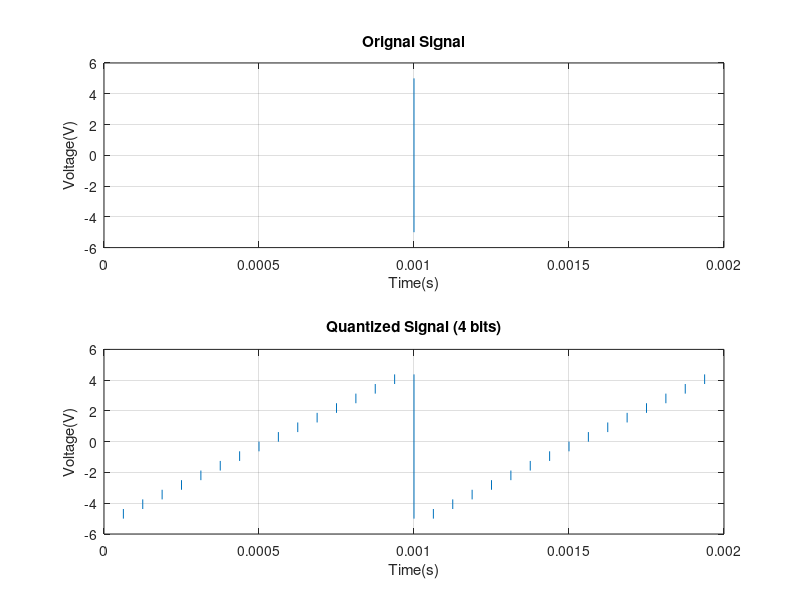
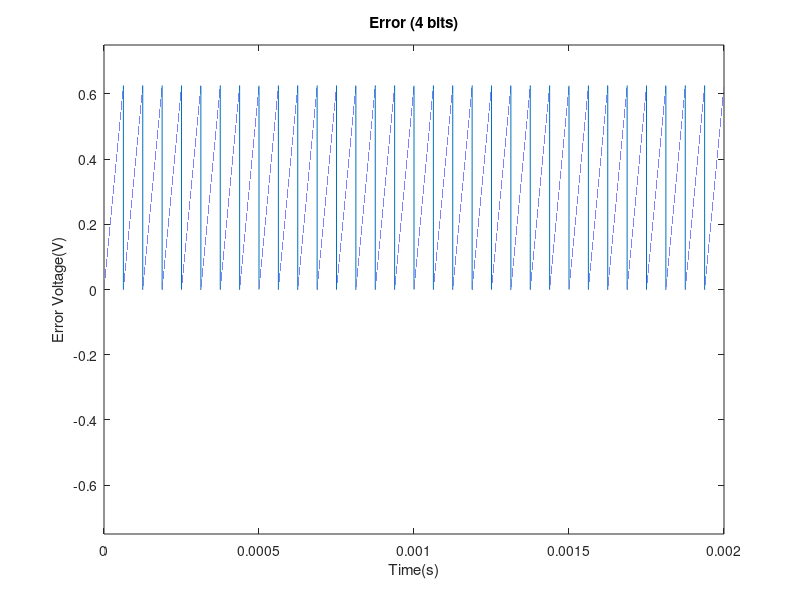
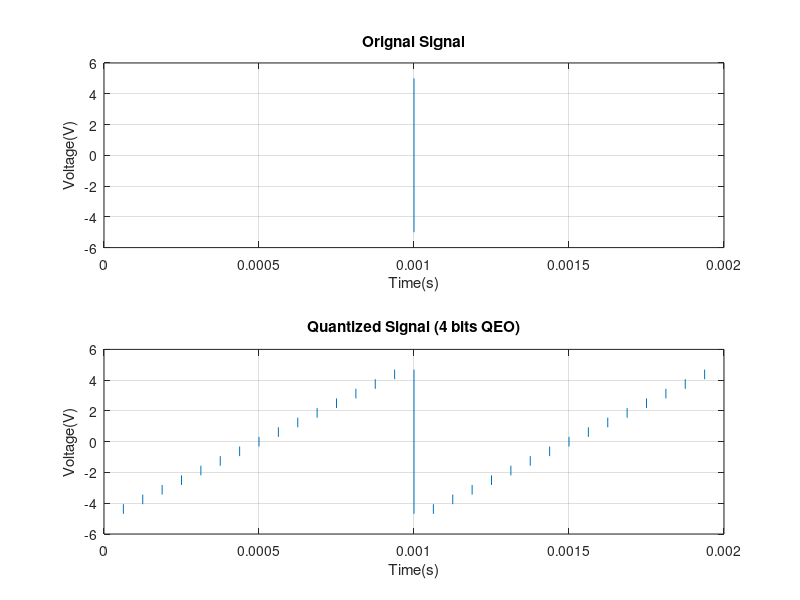
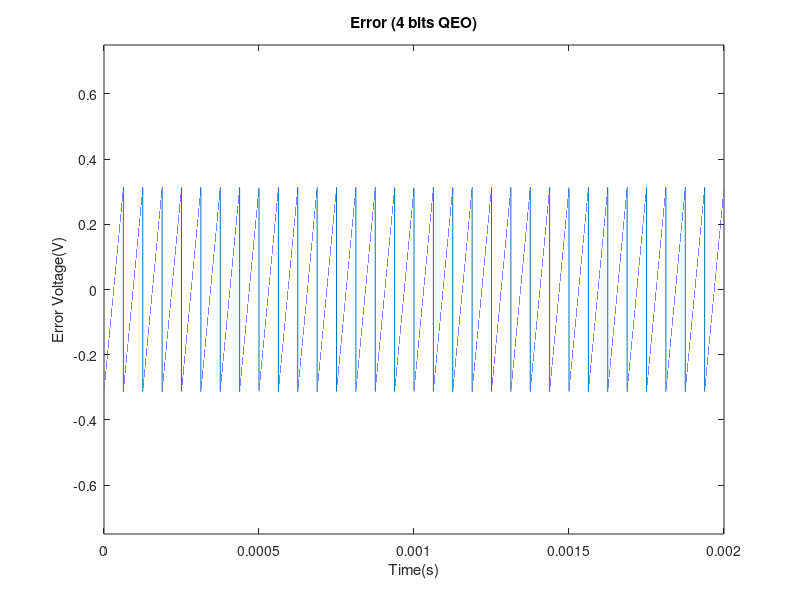

Recreate these plots in MATLAB, in order. (Note: this script raises an error after producing the figures.)
%% Niruyan Rakulan 214343438 Lab 4
%% Problem 1
%1.1
clc;
close all;
clear all;

t=0:1e-9:(2e-3)-(1e-9);
x=5*sawtooth(2*pi*1e3*t);
quantile_interval=10/(2^4);
quantizer=floor(x/quantile_interval)*quantile_interval;
figure;
subplot(2,1,1);
plot(t,x);
xlabel('Time(s)');
ylabel('Voltage(V)');
title('Orignal Signal');
grid;
axis([0 2e-3 -6 6]);

subplot(2,1,2);
plot(t,quantizer);
xlabel('Time(s)');
ylabel('Voltage(V)');
title('Quantized Signal (4 bits)');
grid;
axis([0 2e-3 -6 6]);

%1.2
figure;
error=x-quantizer;
plot(t,error);
xlabel('Time(s)');
ylabel('Error Voltage(V)');
title('Error (4 bits)');
axis([0 2e-3 -0.75 0.75]);

%1.3 RMS is the same as last method
rms=sqrt(mean(error.^2));

fprintf('1.3: RMS Value= %f\n',rms);

%% QEO 4bits
clc;
close all;
clear all;

t=0:1e-9:(2e-3)-(1e-9);
x=5*sawtooth(2*pi*1e3*t);
quantile_interval=10/(2^4);
quantizer=floor(x/quantile_interval)*quantile_interval+(quantile_interval/2);
figure;
subplot(2,1,1);
plot(t,x);
xlabel('Time(s)');
ylabel('Voltage(V)');
title('Orignal Signal');
grid;
axis([0 2e-3 -6 6]);

subplot(2,1,2);
plot(t,quantizer);
xlabel('Time(s)');
ylabel('Voltage(V)');
title('Quantized Signal (4 bits QEO)');
grid;
axis([0 2e-3 -6 6]);

figure;
error=x-quantizer;
plot(t,error);
xlabel('Time(s)');
ylabel('Error Voltage(V)');
title('Error (4 bits QEO)');
axis([0 2e-3 -0.75 0.75]);
rms=sqrt(mean(error.^2));



quantization_noise_power=(quantile_interval)^2/12;

fprintf('4 bits QEO: RMS Value= %f\nQuantization Noise Power= %f.\nThe RMS value is half the value of the old method(0.360844)\n',rms, quantization_noise_power);

figure;
histogram(error);
xlabel('Error(V)');
ylabel('Occurences');
title('Histogram of Errors');
%% 6 bits
clc;
close all;
clear all;

t=0:1e-9:(2e-3)-(1e-9);
x=5*sawtooth(2*pi*1e3*t);
quantile_interval=10/(2^6);
quantizer=floor(x/quantile_interval)*quantile_interval+(quantile_interval/2);

figure;
subplot(2,1,1);
plot(t,x);
xlabel('Time(s)');
ylabel('Voltage(V)');
title('Orignal Signal');
grid;
axis([0 2e-3 -6 6]);

subplot(2,1,2);
plot(t,quantizer);
xlabel('Time(s)');
ylabel('Voltage(V)');
title('Quantized Signal(6 bits QEO)');
grid;
axis([0 2e-3 -6 6]);

figure;
error=x-quantizer;
plot(t,error);
xlabel('Time(s)');
ylabel('Error Voltage(V)');
title('Error (6 bits QEO)');
axis([0 2e-3 -0.75 0.75]);
rms=sqrt(mean(error.^2));

quantization_noise_power=(quantile_interval)^2/12;

fprintf('6 bits QEO: RMS Value= %f\nQuantization Noise Power= %f\n',rms, quantization_noise_power);

figure;
histogram(error);
xlabel('Error(V)');
ylabel('Occurences');
title('Histogram of Errors');
%% 8 bits
clc;
close all;
clear all;

t=0:1e-9:(2e-3)-(1e-9);
x=5*sawtooth(2*pi*1e3*t);
quantile_interval=10/(2^8);
quantizer=floor(x/quantile_interval)*quantile_interval+(quantile_interval/2);

figure;
subplot(2,1,1);
plot(t,x);
xlabel('Time(s)');
ylabel('Voltage(V)');
title('Orignal Signal');
grid;
axis([0 2e-3 -6 6]);

subplot(2,1,2);
plot(t,quantizer);
xlabel('Time(s)');
ylabel('Voltage(V)');
title('Quantized Signal(8 bits QEO)');
grid;
axis([0 2e-3 -6 6]);

figure;
error=x-quantizer;
plot(t,error);
xlabel('Time(s)');
ylabel('Error Voltage(V)');
title('Error (8 bits QEO)');
axis([0 2e-3 -0.75 0.75]);
rms=sqrt(mean(error.^2));

quantization_noise_power=(quantile_interval)^2/12;

fprintf('8 bits QEO: RMS Value= %f\nQuantization Noise Power= %f\n',rms, quantization_noise_power);

figure;
histogram(error);
xlabel('Error(V)');
ylabel('Occurences');
title('Histogram of Errors');
%% 10 bits
clc;
close all;
clear all;

t=0:1e-9:(2e-3)-(1e-9);
x=5*sawtooth(2*pi*1e3*t);
quantile_interval=10/(2^10);
quantizer=floor(x/quantile_interval)*quantile_interval+(quantile_interval/2);

figure;
subplot(2,1,1);
plot(t,x);
xlabel('Time(s)');
ylabel('Voltage(V)');
title('Orignal Signal');
grid;
axis([0 2e-3 -6 6]);

subplot(2,1,2);
plot(t,quantizer);
xlabel('Time(s)');
ylabel('Voltage(V)');
title('Quantized Signal(10 bits QEO)');
grid;
axis([0 2e-3 -6 6]);

figure;
error=x-quantizer;
plot(t,error);
xlabel('Time(s)');
ylabel('Error Voltage(V)');
title('Error(10 bits QEO)');
axis([0 2e-3 -0.75 0.75]);
rms=sqrt(mean(error.^2));

quantization_noise_power=(quantile_interval)^2/12;

fprintf('10 bits QEO: RMS Value= %f\nQuantization Noise Power= %f\n',rms, quantization_noise_power);

figure;
histogram(error);
xlabel('Error(V)');
ylabel('Occurences');
title('Histogram of Errors');

%% 1.6
clc;
close all;
clear all;

disp('4 bits QEO: RMS Value= 0.180422 Quantization Noise Power= 0.032552');
disp('6 bits QEO: RMS Value= 0.045105 Quantization Noise Power= 0.002035');
disp('8 bits QEO: RMS Value= 0.011276 Quantization Noise Power= 0.000127');
disp('10 bits QEO: RMS Value= 0.002819 Quantization Noise Power= 0.000008');

x=[4 6 8 10];
y1=[0.180422 0.045105 0.011276 0.002819];
y2=[0.032552 0.002035 0.000127 0.000008];
plot(x,y1,'bo-');
hold on;
plot(x,y2,'ro-');
legend('RMS Value', 'Quantization Noise Power');
ylabel('Error');
xlabel('N-Bit Quantization');
title('Error vs N-Bit Quantization');

%% 2. Sin 10V
clc;
close all;
clear all;

t=0:1e-9:(2e-3)-(1e-9);
x=9.9999999*sin(2*pi*1e3*t);
quantile_interval=20/(2^4);
quantizer=floor(x/quantile_interval)*quantile_interval+(quantile_interval/2);

figure;
subplot(2,1,1);
plot(t,x);
xlabel('Time(s)');
ylabel('Voltage(V)');
title('Orignal Signal');
grid;
axis([0 2e-3 -12 12]);

subplot(2,1,2);
plot(t,quantizer);
xlabel('Time(s)');
ylabel('Voltage(V)');
title('Quantized Signal');
grid;
axis([0 2e-3 -12 12]);

figure;
error=x-quantizer;
plot(t,error);
xlabel('Time(s)');
ylabel('Error Voltage(V)');
title('Error');
axis([0 2e-3 -0.75 0.75]);
rms=sqrt(mean(error.^2));

quantization_noise_power=(quantile_interval)^2/12;

fprintf('RMS Value= %f\nQuantization Noise Power= %f\n',rms, quantization_noise_power);

figure;
histogram(error);
xlabel('Error(V)');
ylabel('Occurences');
title('Histogram of Errors');

%% 2. Sin 5 V
clc;
close all;
clear all;

t=0:1e-9:(2e-3)-(1e-9);
x=4.99999999*sin(2*pi*1e3*t);
quantile_interval=10/(2^4);
quantizer=floor(x/quantile_interval)*quantile_interval+(quantile_interval/2);

figure;
subplot(2,1,1);
plot(t,x);
xlabel('Time(s)');
ylabel('Voltage(V)');
title('Orignal Signal');
grid;
axis([0 2e-3 -6 6]);

subplot(2,1,2);
plot(t,quantizer);
xlabel('Time(s)');
ylabel('Voltage(V)');
title('Quantized Signal');
grid;
axis([0 2e-3 -6 6]);

figure;
error=x-quantizer;
plot(t,error);
xlabel('Time(s)');
ylabel('Error Voltage(V)');
title('Error');
axis([0 2e-3 -0.75 0.75]);
rms=sqrt(mean(error.^2));

quantization_noise_power=(quantile_interval)^2/12;

fprintf('RMS Value= %f\nQuantization Noise Power= %f\n',rms, quantization_noise_power);


figure;
histogram(error);
xlabel('Error(V)');
ylabel('Occurences');
title('Histogram of Errors');
fprintf('4 bits QEO: RMS Value\n');